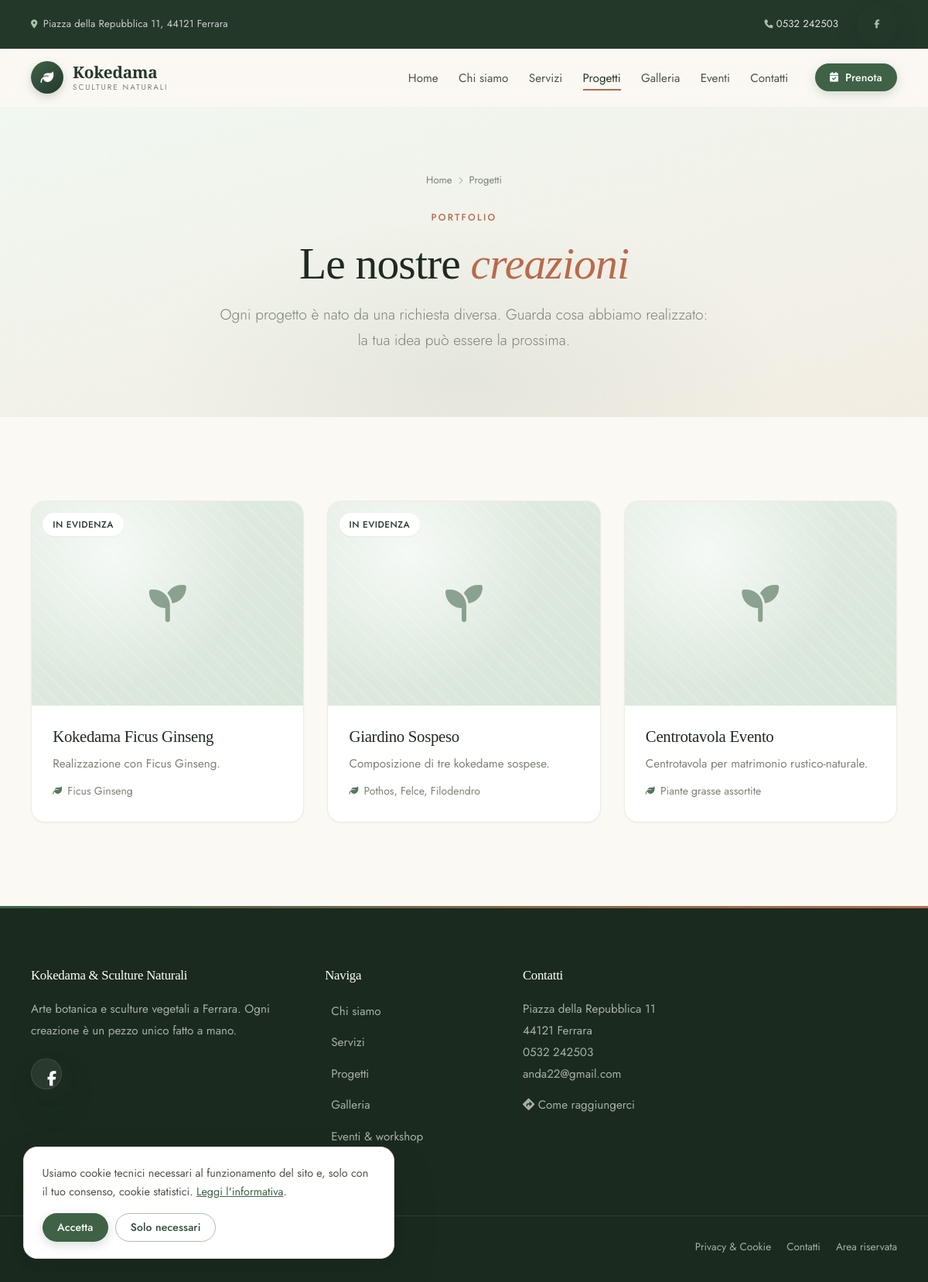
The app's page /projects with its own data.
### tables this page shows
CREATE TABLE projects (
    id INTEGER PRIMARY KEY AUTOINCREMENT,
    title TEXT NOT NULL,
    slug TEXT UNIQUE NOT NULL,
    description TEXT,
    materials TEXT,
    plant_type TEXT,
    image TEXT,
    service_id INTEGER,
    published INTEGER DEFAULT 1,
    featured INTEGER DEFAULT 0,
    ordering INTEGER DEFAULT 0,
    created_at TEXT DEFAULT CURRENT_TIMESTAMP
);

### pages/projects.php (the view, shortened to what this page needs)
<?php
$db = getDB();
$items = $db->query("SELECT * FROM projects WHERE published = 1 ORDER BY ordering, id")->fetchAll();
require __DIR__ . '/../templates/header.php';
?>
<section class="page-hero">
  <div class="container">
    <nav class="breadcrumb" aria-label="Percorso">
      <a href="<?php echo APP_URL; ?>/">Home</a><i class="fas fa-chevron-right"></i><span>Progetti</span>
    </nav>
    <span class="eyebrow eyebrow--center">Portfolio</span>
    <h1 class="display-2">Le nostre <span class="accent">creazioni</span></h1>
    <p class="lead">Ogni progetto è nato da una richiesta diversa. Guarda cosa abbiamo realizzato: la tua idea può essere la prossima.</p>
  </div>
</section>
<section class="section">
  <div class="container">
    <?php if ($items): ?>
    <div class="row">
      <?php foreach ($items as $i => $item): ?>
      <article class="card" data-reveal style="--reveal-delay:<?php echo ($i % 3) * 0.1; ?>s">
        <div class="card-media">
          <?php renderMedia($item['image'], $item['title'], 'fas fa-seedling'); ?>
          <?php if ($item['featured']): ?><span class="card-media-tag">In evidenza</span><?php endif; ?>
        </div>
        <div class="card-body">
          <h2 class="card-title"><a href="<?php echo APP_URL; ?>/project/<?php echo e($item['slug']); ?>"><?php echo e($item['title']); ?></a></h2>
          <p class="card-text"><?php echo e(truncate($item['description'], 120)); ?></p>
          <?php if ($item['plant_type']): ?>
          <p class="meta-line"><i class="fas fa-leaf"></i> <?php echo e($item['plant_type']); ?></p>
          <?php endif; ?>
        </div>
      </article>
      <?php endforeach; ?>
    </div>
    <?php endif; ?>
  </div>
</section>
<?php require __DIR__ . '/../templates/footer.php'; ?>

### includes/functions.php (shortened to what this page needs)
<?php
function e($str) {
    return htmlspecialchars((string)($str ?? ''), ENT_QUOTES, 'UTF-8');
}
function truncate($text, $length = 120) {
    $text = trim(preg_replace('/\s+/u', ' ', strip_tags((string)$text)));
    if (mb_strlen($text, 'UTF-8') <= $length) return $text;
    return rtrim(mb_substr($text, 0, $length, 'UTF-8'), " ,.;:-") . '…';
}
function renderMedia($image, $alt = '', $icon = 'fas fa-spa', $lazy = true) {
    printf(
        '<span class="media-placeholder" role="img" aria-label="%s"><i class="%s" aria-hidden="true"></i></span>',
        e($alt !== '' ? $alt : 'Immagine non ancora disponibile'),
        e($icon)
    );
}

### records on screen
projects: featured "IN EVIDENZA", title "Kokedama Ficus Ginseng", description "Realizzazione con Ficus Ginseng.", plant_type "Ficus Ginseng"
projects: featured "IN EVIDENZA", title "Giardino Sospeso", description "Composizione di tre kokedame sospese.", plant_type "Pothos, Felce, Filodendro"
projects: title "Centrotavola Evento", description "Centrotavola per matrimonio rustico-naturale.", plant_type "Piante grasse assortite"

### other values on screen
fullAddress() "Piazza della Repubblica 11, 44121 Ferrara"
getSetting('business_phone') "0532 242503"
$item['label'] "Home"
$item['label'] "Chi siamo"
$item['label'] "Servizi"
$item['label'] "Progetti"
$item['label'] "Galleria"
$item['label'] "Eventi"
$item['label'] "Contatti"
getSetting('business_name', 'Kokedama & Sculture Naturali') "Kokedama & Sculture Naturali"
getSetting('business_address', 'Piazza della Repubblica 11') "Piazza della Repubblica 11"
getSetting('business_zip', '44121') "44121"
getSetting('business_city', 'Ferrara') "Ferrara"
getSetting('business_email') "anda22@gmail.com"
